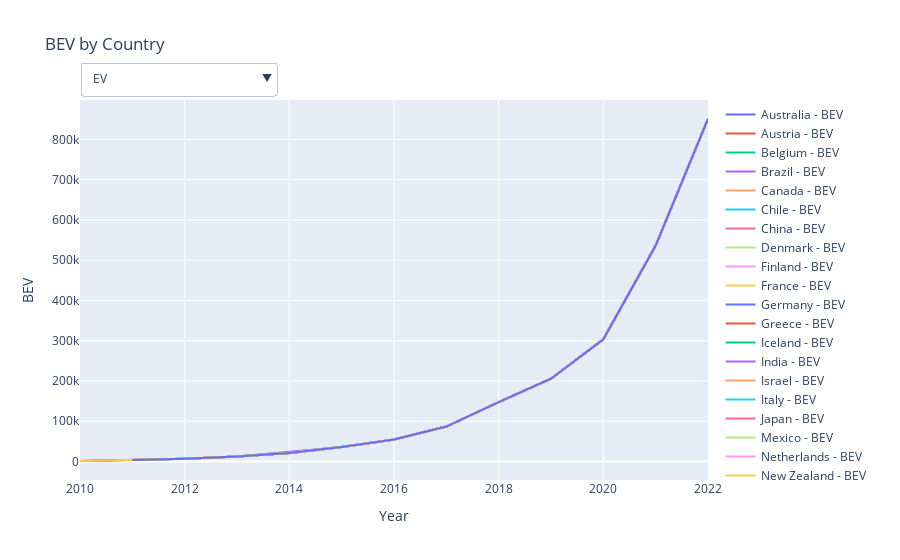

The cell this chart's notebook holds for it:
### Code cell
import plotly.graph_objects as go
from plotly.subplots import make_subplots
import pandas as pd

# Load the CSV file
df_final_sales = pd.read_csv('final_sales.csv')  # Make sure to provide the correct path to the file

# Create the figure
fig_sales = make_subplots()

# Add a trace for each country for the 'BEV' metric
for country in df_final_sales['Entity'].unique():
    country_df = df_final_sales[df_final_sales['Entity'] == country]
    fig_sales.add_trace(go.Scatter(
        x=country_df['Year'], 
        y=country_df['BEV'],  # Assuming 'BEV' is the name of the column you want to plot
        mode='lines', 
        name=f"{country} - BEV",
        visible=True  # Set all 'BEV' traces to be visible
    ))

# Update layout for initial plot
fig_sales.update_layout(title='BEV by Country', xaxis_title='Year', yaxis_title='BEV')

# Metrics for dropdown (excluding 'BEV' since it's already visible)
metrics = ['EV', 'PHEV', 'EV sales', 'EV sales share', 'EV stock', 
           'EV stock share', 'Electricity demand', 'Oil displacement Mbd', 
           'Oil displacement, million lge']

# Create a button for each metric, and update the visibility of the traces
buttons = []
for i, metric in enumerate(metrics):
    visibility = [metric == m for country in df_final_sales['Entity'].unique() for m in metrics]
    button = dict(
        label=metric,
        method='update',
        args=[{'visible': visibility},
              {'title': f'{metric} by Country',
               'yaxis': {'title': metric}}],
    )
    buttons.append(button)

# Add dropdown to the figure
fig_sales.update_layout(
    updatemenus=[{
        'buttons': buttons,
        'direction': 'down',
        'showactive': True,
        'x': 0.0,
        'xanchor': 'left',
        'y': 1.1,
        'yanchor': 'top'
    }]
)

# Show the figure
fig_sales.show()

### Figure 1 — Plotly figure (JSON) as saved in the notebook; plotly's stock layout.template omitted (floating-point values rounded to 4 significant figures; data arrays with more than 128 entries replaced by an {"elided": "..."} marker saying what was removed)
{"data": [{"mode": "lines", "name": "Australia - BEV", "type": "scatter", "visible": true, "x": [2012, 2013, 2014, 2015, 2016, 2017, 2018, 2019, 2020, 2021, 2022], "y": [6901.0, 12270.0, 21330.0, 36240.0, 54780.0, 86900.0, 147500.0, 205700.0, 303800.0, 536400.0, 850700.0]}, {"mode": "lines", "name": "Austria - BEV", "type": "scatter", "visible": true, "x": [2015, 2016, 2017, 2018, 2019, 2020, 2021, 2022], "y": [36240.0, 54780.0, 86900.0, 147500.0, 205700.0, 303800.0, 536400.0, 850700.0]}, {"mode": "lines", "name": "Belgium - BEV", "type": "scatter", "visible": true, "x": [2010, 2011, 2012, 2013, 2014, 2015, 2016, 2017, 2018, 2019, 2020, 2021, 2022], "y": [1369.0, 3820.0, 6901.0, 12270.0, 21330.0, 36240.0, 54780.0, 86900.0, 147500.0, 205700.0, 303800.0, 536400.0, 850700.0]}, {"mode": "lines", "name": "Brazil - BEV", "type": "scatter", "visible": true, "x": [2012, 2013, 2015, 2016, 2017, 2018, 2019, 2020, 2021, 2022], "y": [6901.0, 12270.0, 36240.0, 54780.0, 86900.0, 147500.0, 205700.0, 303800.0, 536400.0, 850700.0]}, {"mode": "lines", "name": "Canada - BEV", "type": "scatter", "visible": true, "x": [2011, 2012, 2013, 2014, 2015, 2016, 2017, 2018, 2019, 2020, 2021, 2022], "y": [3820.0, 6901.0, 12270.0, 21330.0, 36240.0, 54780.0, 86900.0, 147500.0, 205700.0, 303800.0, 536400.0, 850700.0]}, {"mode": "lines", "name": "Chile - BEV", "type": "scatter", "visible": true, "x": [2014, 2015, 2016, 2017, 2018, 2019, 2020, 2021, 2022], "y": [21330.0, 36240.0, 54780.0, 86900.0, 147500.0, 205700.0, 303800.0, 536400.0, 850700.0]}, {"mode": "lines", "name": "China - BEV", "type": "scatter", "visible": true, "x": [2010, 2011, 2012, 2013, 2014, 2015, 2016, 2017, 2018, 2019, 2020, 2021, 2022], "y": [1369.0, 3820.0, 6901.0, 12270.0, 21330.0, 36240.0, 54780.0, 86900.0, 147500.0, 205700.0, 303800.0, 536400.0, 850700.0]}, {"mode": "lines", "name": "Denmark - BEV", "type": "scatter", "visible": true, "x": [2011, 2012, 2013, 2014, 2015, 2016, 2017, 2018, 2019, 2020, 2021, 2022], "y": [3820.0, 6901.0, 12270.0, 21330.0, 36240.0, 54780.0, 86900.0, 147500.0, 205700.0, 303800.0, 536400.0, 850700.0]}, {"mode": "lines", "name": "Finland - BEV", "type": "scatter", "visible": true, "x": [2012, 2013, 2014, 2015, 2016, 2017, 2018, 2019, 2020, 2021, 2022], "y": [6901.0, 12270.0, 21330.0, 36240.0, 54780.0, 86900.0, 147500.0, 205700.0, 303800.0, 536400.0, 850700.0]}, {"mode": "lines", "name": "France - BEV", "type": "scatter", "visible": true, "x": [2011, 2012, 2013, 2014, 2015, 2016, 2017, 2018, 2019, 2020, 2021, 2022], "y": [3820.0, 6901.0, 12270.0, 21330.0, 36240.0, 54780.0, 86900.0, 147500.0, 205700.0, 303800.0, 536400.0, 850700.0]}, {"mode": "lines", "name": "Germany - BEV", "type": "scatter", "visible": true, "x": [2011, 2012, 2013, 2014, 2015, 2016, 2017, 2018, 2019, 2020, 2021, 2022], "y": [3820.0, 6901.0, 12270.0, 21330.0, 36240.0, 54780.0, 86900.0, 147500.0, 205700.0, 303800.0, 536400.0, 850700.0]}, {"mode": "lines", "name": "Greece - BEV", "type": "scatter", "visible": true, "x": [2015, 2016, 2017, 2018, 2019, 2020, 2021, 2022], "y": [36240.0, 54780.0, 86900.0, 147500.0, 205700.0, 303800.0, 536400.0, 850700.0]}, {"mode": "lines", "name": "Iceland - BEV", "type": "scatter", "visible": true, "x": [2012, 2013, 2014, 2015, 2016, 2017, 2018, 2019, 2020, 2021, 2022], "y": [6901.0, 12270.0, 21330.0, 36240.0, 54780.0, 86900.0, 147500.0, 205700.0, 303800.0, 536400.0, 850700.0]}, {"mode": "lines", "name": "India - BEV", "type": "scatter", "visible": true, "x": [2019, 2020, 2021, 2022], "y": [205700.0, 303800.0, 536400.0, 850700.0]}, {"mode": "lines", "name": "Israel - BEV", "type": "scatter", "visible": true, "x": [2012, 2013, 2014, 2015, 2016, 2017, 2018, 2019, 2020, 2021, 2022], "y": [6901.0, 12270.0, 21330.0, 36240.0, 54780.0, 86900.0, 147500.0, 205700.0, 303800.0, 536400.0, 850700.0]}, {"mode": "lines", "name": "Italy - BEV", "type": "scatter", "visible": true, "x": [2013, 2014, 2015, 2016, 2017, 2018, 2019, 2020, 2021, 2022], "y": [12270.0, 21330.0, 36240.0, 54780.0, 86900.0, 147500.0, 205700.0, 303800.0, 536400.0, 850700.0]}, {"mode": "lines", "name": "Japan - BEV", "type": "scatter", "visible": true, "x": [2011, 2012, 2013, 2014, 2015, 2016, 2017, 2018, 2019, 2020, 2021, 2022], "y": [3820.0, 6901.0, 12270.0, 21330.0, 36240.0, 54780.0, 86900.0, 147500.0, 205700.0, 303800.0, 536400.0, 850700.0]}, {"mode": "lines", "name": "Mexico - BEV", "type": "scatter", "visible": true, "x": [2015, 2016, 2017, 2018, 2019, 2020, 2021, 2022], "y": [36240.0, 54780.0, 86900.0, 147500.0, 205700.0, 303800.0, 536400.0, 850700.0]}, {"mode": "lines", "name": "Netherlands - BEV", "type": "scatter", "visible": true, "x": [2011, 2012, 2013, 2014, 2015, 2016, 2017, 2018, 2019, 2020, 2021, 2022], "y": [3820.0, 6901.0, 12270.0, 21330.0, 36240.0, 54780.0, 86900.0, 147500.0, 205700.0, 303800.0, 536400.0, 850700.0]}, {"mode": "lines", "name": "New Zealand - BEV", "type": "scatter", "visible": true, "x": [2011, 2012, 2013, 2014, 2015, 2016, 2017, 2018, 2019, 2020, 2021, 2022], "y": [3820.0, 6901.0, 12270.0, 21330.0, 36240.0, 54780.0, 86900.0, 147500.0, 205700.0, 303800.0, 536400.0, 850700.0]}, {"mode": "lines", "name": "Norway - BEV", "type": "scatter", "visible": true, "x": [2012, 2013, 2014, 2015, 2016, 2017, 2018, 2019, 2020, 2021, 2022], "y": [6901.0, 12270.0, 21330.0, 36240.0, 54780.0, 86900.0, 147500.0, 205700.0, 303800.0, 536400.0, 850700.0]}, {"mode": "lines", "name": "Poland - BEV", "type": "scatter", "visible": true, "x": [2010, 2012, 2013, 2014, 2015, 2016, 2017, 2018, 2019, 2020, 2021, 2022], "y": [1369.0, 6901.0, 12270.0, 21330.0, 36240.0, 54780.0, 86900.0, 147500.0, 205700.0, 303800.0, 536400.0, 850700.0]}, {"mode": "lines", "name": "Portugal - BEV", "type": "scatter", "visible": true, "x": [2013, 2014, 2015, 2016, 2017, 2018, 2019, 2020, 2021, 2022], "y": [12270.0, 21330.0, 36240.0, 54780.0, 86900.0, 147500.0, 205700.0, 303800.0, 536400.0, 850700.0]}, {"mode": "lines", "name": "South Africa - BEV", "type": "scatter", "visible": true, "x": [2014, 2015, 2016, 2017, 2018, 2019, 2020, 2021, 2022], "y": [21330.0, 36240.0, 54780.0, 86900.0, 147500.0, 205700.0, 303800.0, 536400.0, 850700.0]}, {"mode": "lines", "name": "South Korea - BEV", "type": "scatter", "visible": true, "x": [2015, 2016, 2017, 2018, 2019, 2020, 2021, 2022], "y": [36240.0, 54780.0, 86900.0, 147500.0, 205700.0, 303800.0, 536400.0, 850700.0]}, {"mode": "lines", "name": "Spain - BEV", "type": "scatter", "visible": true, "x": [2011, 2012, 2013, 2014, 2015, 2016, 2017, 2018, 2019, 2020, 2021, 2022], "y": [3820.0, 6901.0, 12270.0, 21330.0, 36240.0, 54780.0, 86900.0, 147500.0, 205700.0, 303800.0, 536400.0, 850700.0]}, {"mode": "lines", "name": "Sweden - BEV", "type": "scatter", "visible": true, "x": [2012, 2013, 2014, 2015, 2016, 2017, 2018, 2019, 2020, 2021, 2022], "y": [6901.0, 12270.0, 21330.0, 36240.0, 54780.0, 86900.0, 147500.0, 205700.0, 303800.0, 536400.0, 850700.0]}, {"mode": "lines", "name": "Switzerland - BEV", "type": "scatter", "visible": true, "x": [2011, 2012, 2013, 2014, 2015, 2016, 2017, 2018, 2019, 2020, 2021, 2022], "y": [3820.0, 6901.0, 12270.0, 21330.0, 36240.0, 54780.0, 86900.0, 147500.0, 205700.0, 303800.0, 536400.0, 850700.0]}, {"mode": "lines", "name": "Turkey - BEV", "type": "scatter", "visible": true, "x": [2014, 2015, 2016, 2017, 2018, 2019, 2020, 2021, 2022], "y": [21330.0, 36240.0, 54780.0, 86900.0, 147500.0, 205700.0, 303800.0, 536400.0, 850700.0]}, {"mode": "lines", "name": "United Kingdom - BEV", "type": "scatter", "visible": true, "x": [2010, 2011, 2012, 2013, 2014, 2015, 2016, 2017, 2018, 2019, 2020, 2021, 2022], "y": [1369.0, 3820.0, 6901.0, 12270.0, 21330.0, 36240.0, 54780.0, 86900.0, 147500.0, 205700.0, 303800.0, 536400.0, 850700.0]}, {"mode": "lines", "name": "United States - BEV", "type": "scatter", "visible": true, "x": [2011, 2012, 2013, 2014, 2015, 2016, 2017, 2018, 2019, 2020, 2021, 2022], "y": [3820.0, 6901.0, 12270.0, 21330.0, 36240.0, 54780.0, 86900.0, 147500.0, 205700.0, 303800.0, 536400.0, 850700.0]}], "layout": {"title": {"text": "BEV by Country"}, "updatemenus": [{"buttons": [{"args": [{"visible": {"elided": "279 bool values"}}, {"title": "EV by Country", "yaxis": {"title": "EV"}}], "label": "EV", "method": "update"}, {"args": [{"visible": {"elided": "279 bool values"}}, {"title": "PHEV by Country", "yaxis": {"title": "PHEV"}}], "label": "PHEV", "method": "update"}, {"args": [{"visible": {"elided": "279 bool values"}}, {"title": "EV sales by Country", "yaxis": {"title": "EV sales"}}], "label": "EV sales", "method": "update"}, {"args": [{"visible": {"elided": "279 bool values"}}, {"title": "EV sales share by Country", "yaxis": {"title": "EV sales share"}}], "label": "EV sales share", "method": "update"}, {"args": [{"visible": {"elided": "279 bool values"}}, {"title": "EV stock by Country", "yaxis": {"title": "EV stock"}}], "label": "EV stock", "method": "update"}, {"args": [{"visible": {"elided": "279 bool values"}}, {"title": "EV stock share by Country", "yaxis": {"title": "EV stock share"}}], "label": "EV stock share", "method": "update"}, {"args": [{"visible": {"elided": "279 bool values"}}, {"title": "Electricity demand by Country", "yaxis": {"title": "Electricity demand"}}], "label": "Electricity demand", "method": "update"}, {"args": [{"visible": {"elided": "279 bool values"}}, {"title": "Oil displacement Mbd by Country", "yaxis": {"title": "Oil displacement Mbd"}}], "label": "Oil displacement Mbd", "method": "update"}, {"args": [{"visible": {"elided": "279 bool values"}}, {"title": "Oil displacement, million lge by Country", "yaxis": {"title": "Oil displacement, million lge"}}], "label": "Oil displacement, million lge", "method": "update"}], "direction": "down", "showactive": true, "x": 0, "xanchor": "left", "y": 1.1, "yanchor": "top"}], "xaxis": {"anchor": "y", "domain": [0, 1], "title": {"text": "Year"}}, "yaxis": {"anchor": "x", "domain": [0, 1], "title": {"text": "BEV"}}}}
